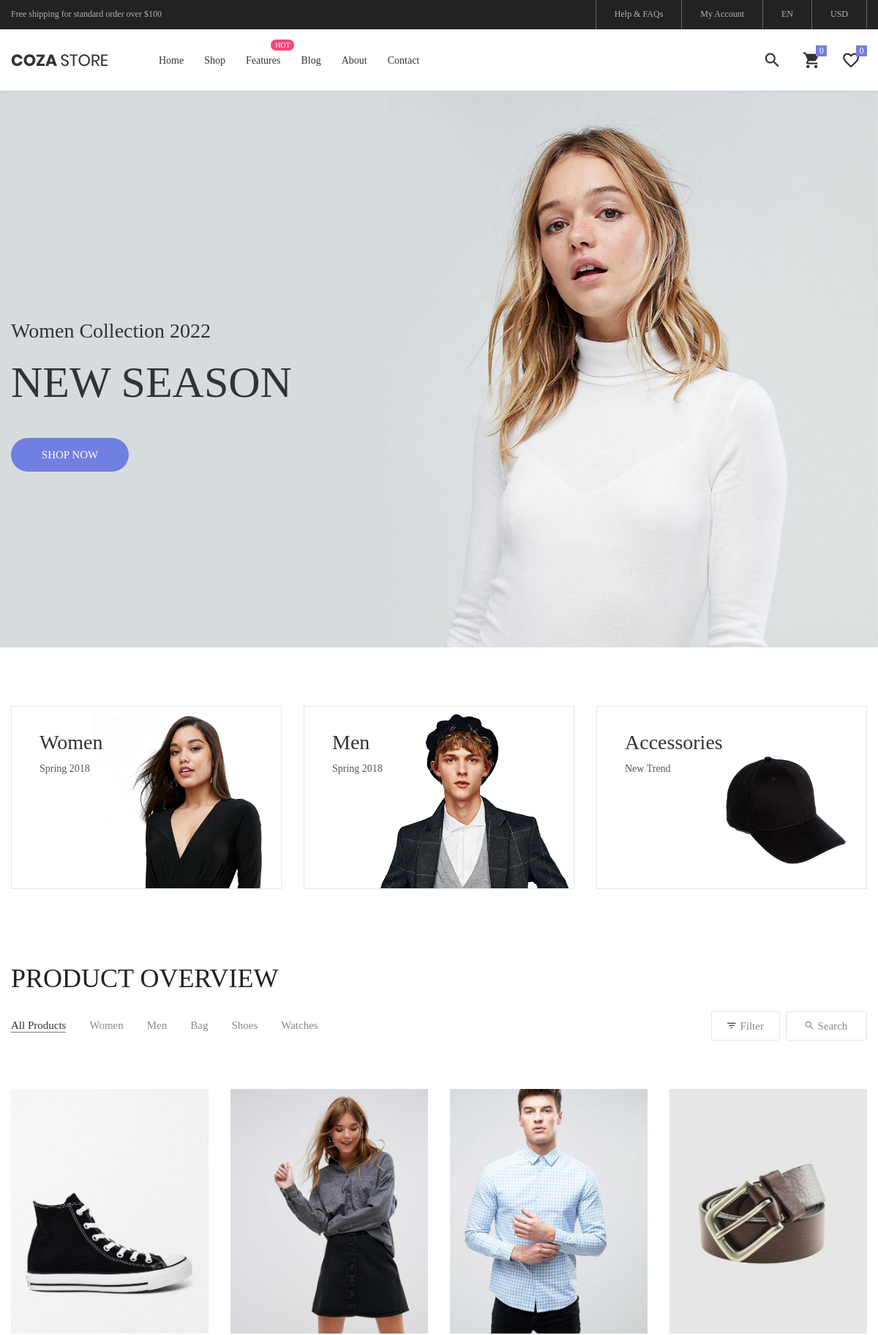
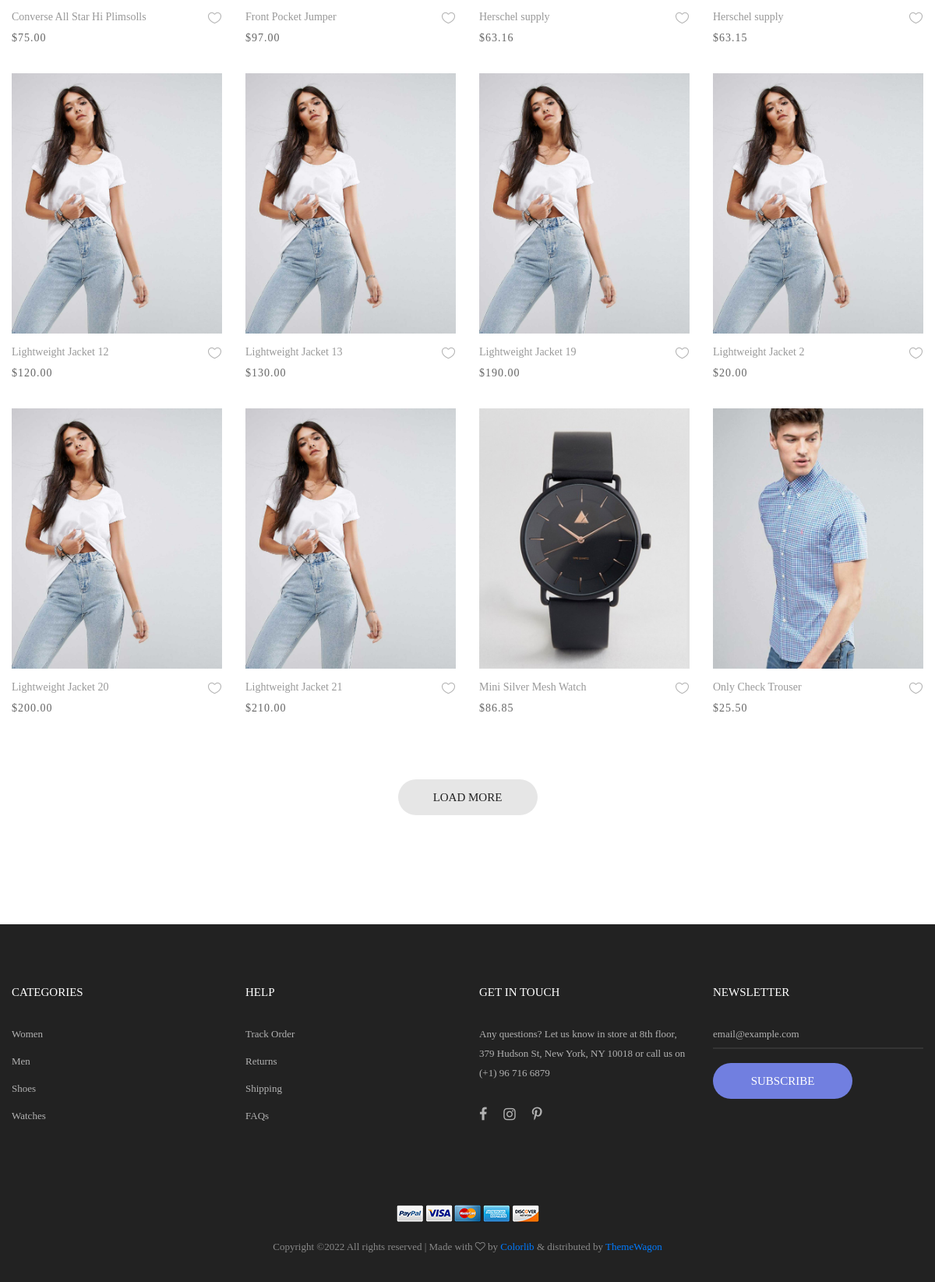
The page / on the database its author committed (2 pictures, top to bottom).
### ShopApp/models.py (models this page shows, shortened)
class Product(models.Model):
    category = models.ForeignKey(Category, related_name='products', on_delete=models.CASCADE)
    name = models.CharField(max_length=200, db_index=True)
    slug = models.SlugField(max_length=200, db_index=True)
    image = models.ImageField(upload_to='products/%Y/%m/%d', blank=True)
    description = models.TextField(blank=True)
    price = models.DecimalField(max_digits=10, decimal_places=2)
    stock = models.PositiveIntegerField()
    available = models.BooleanField(default=True)
    created = models.DateTimeField(auto_now_add=True)
    updated = models.DateTimeField(auto_now=True)
    class Meta:
        ordering = ('name',)
        verbose_name = 'Tovar'
        verbose_name_plural = 'Tovars'
        index_together = (('id', 'slug'),)

### ShopApp/views.py (the view)
# urls.py: path('', views.Index.as_view(), name='blog_index'),
class Index(ListView):
    model = Product
    template_name = 'ShopApp/index.html'
    queryset = Product.objects.filter(available=True)[:16]

### CartApp/context_processors.py (called while the page is built)
def cart(request):
    return {'CartApp': Cart(request)}

### templates/ShopApp/index.html (shortened to what this page needs)
{% extends 'ShopApp/include/base.html' %}
{% load static %}
{% block content %}
    <section class="section-slide">
        <div class="wrap-slick1">
            <div class="slick1">
                <div class="item-slick1" style="background-image: url({% static 'images/slide-01.jpg' %});">
                    <div class="container h-full">
                        <div class="flex-col-l-m h-full p-t-100 p-b-30 respon5">
                            <div class="layer-slick1 animated visible-false" data-appear="fadeInDown" data-delay="0">
                                <span class="ltext-101 cl2 respon2">
                                    Women Collection 2022
                                </span>
                            </div>
                            <div class="layer-slick1 animated visible-false" data-appear="fadeInUp" data-delay="800">
                                <h2 class="ltext-201 cl2 p-t-19 p-b-43 respon1">
                                    NEW SEASON
                                </h2>
                            </div>
                            <div class="layer-slick1 animated visible-false" data-appear="zoomIn" data-delay="1600">
                                <a href="product.html" class="flex-c-m stext-101 cl0 size-101 bg1 bor1 hov-btn1 p-lr-15 trans-04">
                                    Shop Now
                                </a>
                            </div>
                        </div>
                    </div>
                </div>
            </div>
        </div>
    </section>
    <div class="sec-banner bg0 p-t-80 p-b-50">
        <div class="container">
            <div class="row">
                <div class="col-md-6 col-xl-4 p-b-30 m-lr-auto">
                    <div class="block1 wrap-pic-w">
                        <img src="{% static 'images/banner-01.jpg' %}" alt="IMG-BANNER">
                        <a href="product.html" class="block1-txt ab-t-l s-full flex-col-l-sb p-lr-38 p-tb-34 trans-03 respon3">
                            <div class="block1-txt-child1 flex-col-l">
                                <span class="block1-name ltext-102 trans-04 p-b-8">
                                    Women
                                </span>
                                <span class="block1-info stext-102 trans-04">
                                    Spring 2018
                                </span>
                            </div>
                        </a>
                    </div>
                </div>
                <div class="col-md-6 col-xl-4 p-b-30 m-lr-auto">
                    <div class="block1 wrap-pic-w">
                        <img src="{% static 'images/banner-02.jpg' %}" alt="IMG-BANNER">
                        <a href="product.html" class="block1-txt ab-t-l s-full flex-col-l-sb p-lr-38 p-tb-34 trans-03 respon3">
                            <div class="block1-txt-child1 flex-col-l">
                                <span class="block1-name ltext-102 trans-04 p-b-8">
                                    Men
                                </span>
                                <span class="block1-info stext-102 trans-04">
                                    Spring 2018
                                </span>
                            </div>
                        </a>
                    </div>
                </div>
                <div class="col-md-6 col-xl-4 p-b-30 m-lr-auto">
                    <div class="block1 wrap-pic-w">
                        <img src="{% static 'images/banner-03.jpg' %}" alt="IMG-BANNER">
                        <a href="product.html" class="block1-txt ab-t-l s-full flex-col-l-sb p-lr-38 p-tb-34 trans-03 respon3">
                            <div class="block1-txt-child1 flex-col-l">
                                <span class="block1-name ltext-102 trans-04 p-b-8">
                                    Accessories
                                </span>
                                <span class="block1-info stext-102 trans-04">
                                    New Trend
                                </span>
                            </div>
                        </a>
                    </div>
                </div>
            </div>
        </div>
    </div>
    <section class="bg0 p-t-23 p-b-140">
        <div class="container">
            <div class="p-b-10">
                <h3 class="ltext-103 cl5">
                    Product Overview
                </h3>
            </div>
            <div class="flex-w flex-sb-m p-b-52">
                <div class="flex-w flex-l-m filter-tope-group m-tb-10">
                    <button class="stext-106 cl6 hov1 bor3 trans-04 m-r-32 m-tb-5 how-active1" data-filter="*">
                        All Products
                    </button>
                    <button class="stext-106 cl6 hov1 bor3 trans-04 m-r-32 m-tb-5" data-filter=".women">
                        Women
                    </button>
                    <button class="stext-106 cl6 hov1 bor3 trans-04 m-r-32 m-tb-5" data-filter=".men">
                        Men
                    </button>
                    <button class="stext-106 cl6 hov1 bor3 trans-04 m-r-32 m-tb-5" data-filter=".bag">
                        Bag
                    </button>
                    <button class="stext-106 cl6 hov1 bor3 trans-04 m-r-32 m-tb-5" data-filter=".shoes">
                        Shoes
                    </button>
                    <button class="stext-106 cl6 hov1 bor3 trans-04 m-r-32 m-tb-5" data-filter=".watches">
                        Watches
                    </button>
                </div>
                <div class="flex-w flex-c-m m-tb-10">
                    <div class="flex-c-m stext-106 cl6 size-104 bor4 pointer hov-btn3 trans-04 m-r-8 m-tb-4 js-show-filter">
                        <i class="icon-filter cl2 m-r-6 fs-15 trans-04 zmdi zmdi-filter-list"></i>
                         Filter
                    </div>
                    <div class="flex-c-m stext-106 cl6 size-105 bor4 pointer hov-btn3 trans-04 m-tb-4 js-show-search">
                        <i class="icon-cl2 m-r-6 fs-15 trans-04 zmdi zmdi-search"></i>
                        Search
                    </div>
                </div>
            </div>
            <div class="row isotope-grid">
                {% for product in product_list %}
                    <div class="col-sm-6 col-md-4 col-lg-3 p-b-35 isotope-item {{ product.category.name }}">
                    <div class="block2">
                        <div class="block2-pic hov-img0">
                            <a href="{% url 'detail_product' product.slug %}">
                                <img src="{{ product.image.url }}" alt="IMG-PRODUCT">
                            </a>
                        </div>
                        <div class="block2-txt flex-w flex-t p-t-14">
                            <div class="block2-txt-child1 flex-col-l ">
                                <a href="{% url 'detail_product' product.slug %}" class="stext-104 cl4 hov-cl1 trans-04 js-name-b2 p-b-6">
                                    {{ product.name }}
                                </a>
                                <span class="stext-105 cl3">
                                    ${{ product.price }}
                                </span>
                            </div>
                            <div class="block2-txt-child2 flex-r p-t-3">
                                <a href="#" class="btn-addwish-b2 dis-block pos-relative js-addwish-b2">
                                    <img class="icon-heart1 dis-block trans-04" src="{% static 'images/icons/icon-heart-01.png' %}" alt="ICON">
                                </a>
                            </div>
                        </div>
                    </div>
                </div>
                {% endfor %}
            </div>
            <div class="flex-c-m flex-w w-full p-t-45">
                <a href="#" class="flex-c-m stext-101 cl5 size-103 bg2 bor1 hov-btn1 p-lr-15 trans-04">
                    Load More
                </a>
            </div>
        </div>
    </section>
{% endblock %}

### ShopApp/static/css/main.css (style rules this page uses)
.container { max-width: 1380px; }
@media (max-width: 1600px) { .container { max-width: 1200px; } }
.slick-slide { outline: none !important; }
.wrap-slick1 { position: relative; }
.item-slick1 { height: calc(100vh - 40px); background-size: cover; background-repeat: no-repeat; background-position: center center; }
.block1 { position: relative; border: 1px solid #e6e6e6; }
.block1-txt { background-color: rgba(103,117,214,0.0); }
.block1-name { color: #333; }
.block1-info { color: #555; }
.block2-pic { position: relative; }
.block2-txt-child1 { width: calc(100% - 30px); }
.block2-txt-child2 { width: 30px; }
.cl0 { color: #fff; }
.cl2 { color: #333; }
.cl3 { color: #666; }
.cl4 { color: #999; }
.cl5 { color: #222; }
.cl6 { color: #888; }
.stext-101 { font-family: Poppins-Medium; font-size: 15px; line-height: 1.466667; text-transform: uppercase; }
.stext-102 { font-family: Poppins-Regular; font-size: 14px; line-height: 1.7; }
.stext-104 { font-family: Poppins-Regular; font-size: 14px; line-height: 1.466667; }
.stext-105 { font-family: Poppins-Regular; font-size: 14px; line-height: 1.466667; letter-spacing: 1px; }
.stext-106 { font-family: Poppins-Regular; font-size: 15px; line-height: 1.2; }
.ltext-101 { font-family: Poppins-Regular; font-size: 28px; line-height: 1.2857; }
.ltext-102 { font-family: Poppins-Bold; font-size: 28px; line-height: 1.1; }
.ltext-103 { font-family: Poppins-Bold; font-size: 36px; line-height: 1.1; text-transform: uppercase; }
.ltext-201 { font-family: PlayfairDisplay-Bold; font-size: 60px; line-height: 1.1; text-transform: uppercase; }
.size-101 { min-width: 161px; height: 46px; }
.size-103 { min-width: 179px; height: 46px; }
.size-104 { min-width: 94px; height: 40px; }
.size-105 { min-width: 111px; height: 40px; }
.bg0 { background-color: #fff; }
.bg1 { background-color: #717fe0; }
.bg2 { background-color: #e6e6e6; }
.bor1 { border-radius: 23px; }
.bor3 { border-bottom: 1px solid transparent; }
.bor4 { border: 1px solid #e6e6e6; border-radius: 3px; }
.how-active1 { color: #333; border-color: #797979; }
.hov-img0 { display: block; overflow: hidden; }
.hov-img0 img { width: 100%; -webkit-transition: transform 0.9s ease; -o-transition: transform 0.9s ease; -moz-transition: transform 0.9s ease; transition: transform 0.9s ease; }

### rows shown on the page
Product: image (picture), name "Converse All Star Hi Plimsolls", price "75.00"
Product: image (picture), name "Front Pocket Jumper", price "97.00"
Product: image (picture), name "Herschel supply", price "63.16"
Product: image (picture), name "Herschel supply", price "63.15"
Product: image (picture), name "Lightweight Jacket 12", price "120.00"
Product: image (picture), name "Lightweight Jacket 13", price "130.00"
Product: image (picture), name "Lightweight Jacket 19", price "190.00"
Product: image (picture), name "Lightweight Jacket 2", price "20.00"
Product: image (picture), name "Lightweight Jacket 20", price "200.00"
Product: image (picture), name "Lightweight Jacket 21", price "210.00"
Product: image (picture), name "Mini Silver Mesh Watch", price "86.85"
Product: image (picture), name "Only Check Trouser", price "25.50"
